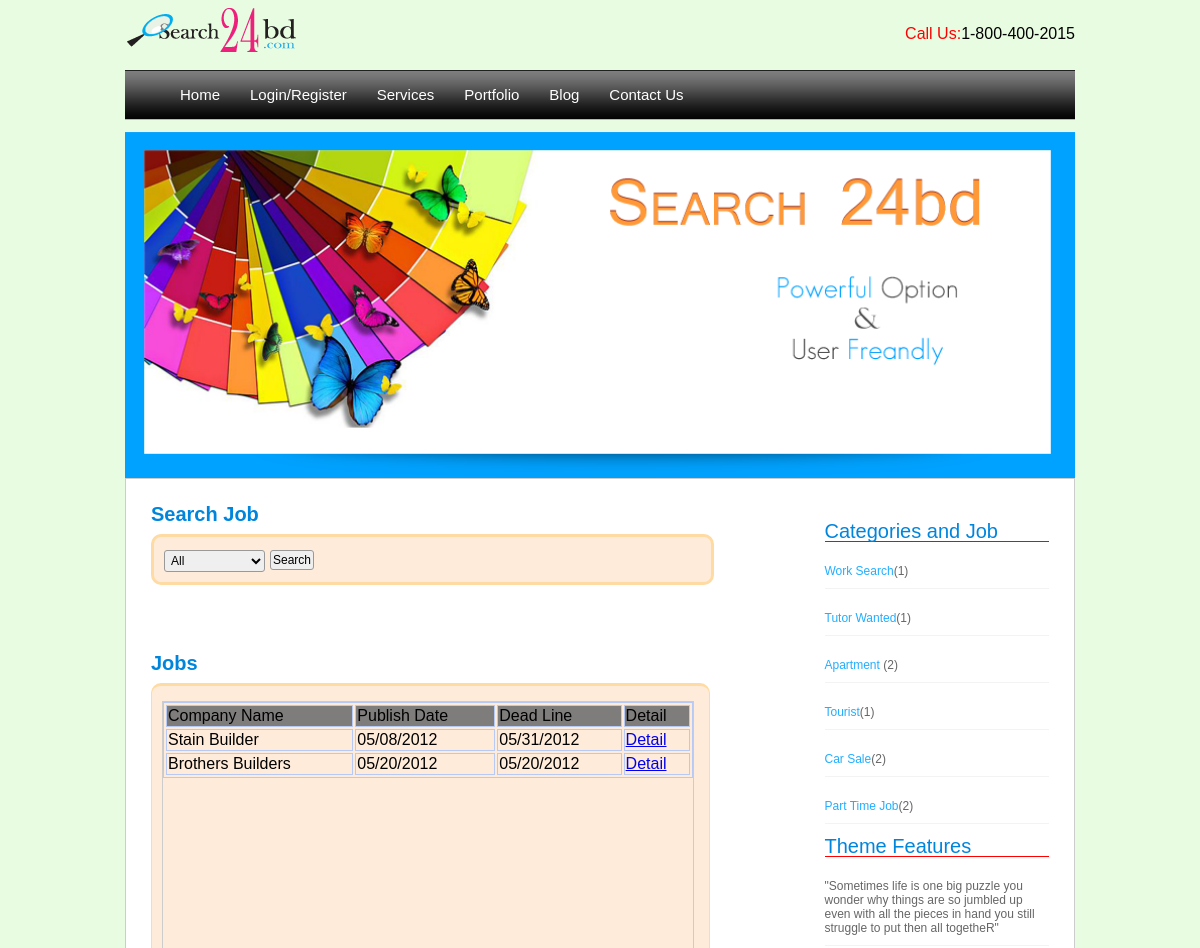
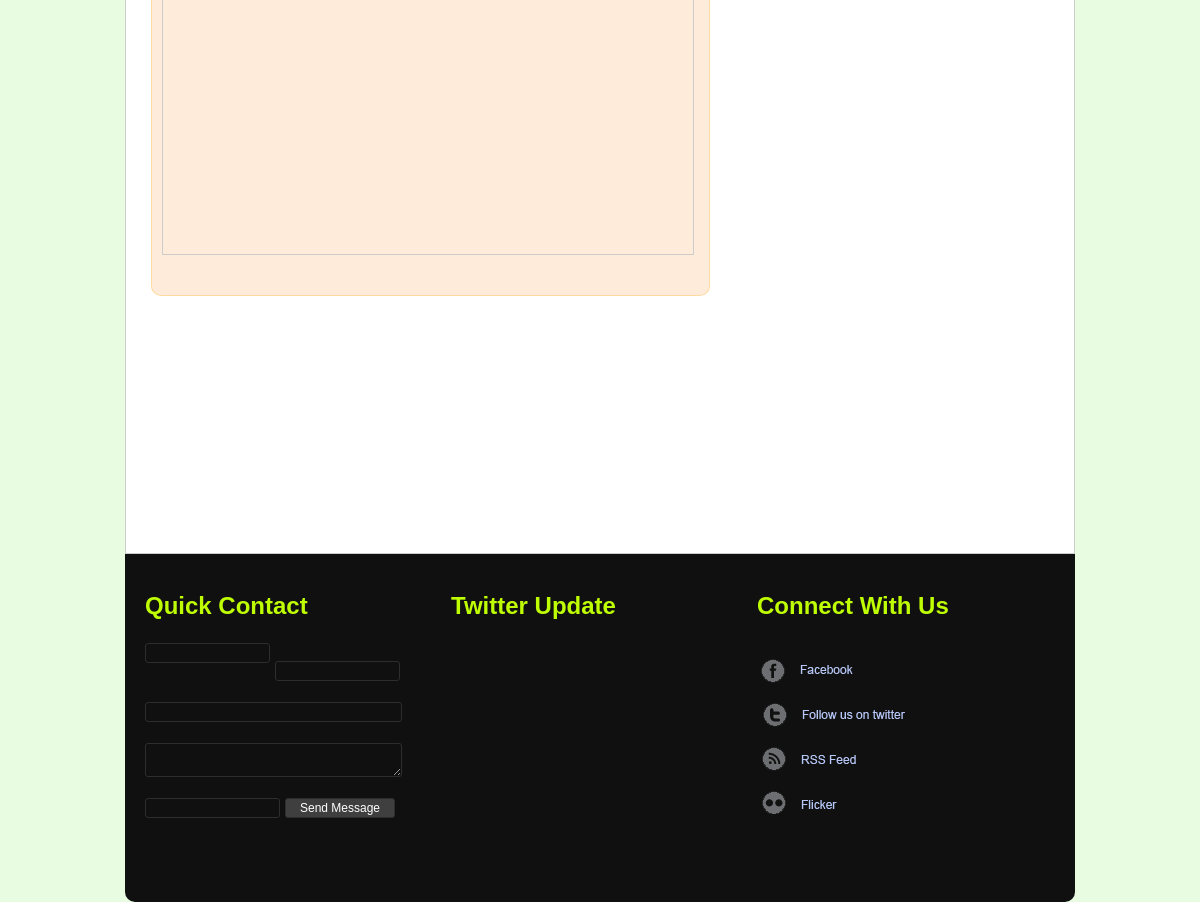
Screenshot of /home/category_navigation_link/3 with the database file from the repository (2 pictures, top to bottom).
### tables this page shows
CREATE TABLE IF NOT EXISTS `advertise` (
  `add_id` int(11) NOT NULL AUTO_INCREMENT,
  `user_id` int(11) NOT NULL,
  `cat_id` int(11) NOT NULL,
  `company_name` varchar(100) NOT NULL,
  `description` text NOT NULL,
  `publish_date` varchar(20) NOT NULL,
  `dead_line` varchar(20) NOT NULL,
  `url` varchar(50) NOT NULL,
  `status` int(11) NOT NULL DEFAULT '1',
  `image` varchar(50) NOT NULL,
  PRIMARY KEY (`add_id`)
);

### application/controllers/home.php (called while the page is built, shortened)
<?php
class home extends Controller {
    function home() {
        $this->load->model('home_model');
        $this->load->model('mod_login');
    }
    function category_navigation_link($id='') {
        $data['base'] = $this->config->item('base_url');
        $total = $this->home_model->message_count($id);
        $per_pg = 2;
        $offset = $this->uri->segment(4);
        $this->load->library('pagination');
        $config['base_url'] = $data['base'] . '/index.php/home/category_navigation_link/' . $id;
        $config['total_rows'] = $total;
        $config['per_page'] = $per_pg;
        $config['full_tag_open'] = '<div id="pagination">';
        $config['full_tag_close'] = '</div>';
        $this->pagination->initialize($config);
        $data['pagination'] = $this->pagination->create_links();
        $data['nav'] = $this->home_model->publish_navi();
        $data['option'] = $this->home_model->get_category_option();
        $data['qu'] = $this->home_model->get_all($per_pg, $offset, $id);
        $data['dir'] = 'home';
        $data['page'] = 'category_navigation';
        $data['action'] = '';
        $this->load->view('main', $data);
    }
}

### system/codeigniter/CodeIgniter.php (called while the page is built, shortened)
<?php  if ( ! defined('BASEPATH')) exit('No direct script access allowed');
$EXT =& load_class('Hooks');
$EXT->_call_hook('pre_system');
$URI =& load_class('URI');
$RTR =& load_class('Router');
$method = $RTR->fetch_method();
$EXT->_call_hook('pre_controller');
$CI = new $class();
if ($RTR->scaffolding_request === TRUE)
{
	if ($EXT->_call_hook('scaffolding_override') === FALSE)
	{
		$CI->_ci_scaffolding();
	}
}
else
{
	if (method_exists($CI, '_remap'))
	{
		$CI->_remap($method);
	}
	else
	{
		call_user_func_array(array(&$CI, $method), array_slice($URI->rsegments, 2));
	}
}

### index.php (called while the page is built, shortened)
<?php
require_once BASEPATH.'codeigniter/CodeIgniter'.EXT;

### system/codeigniter/Base5.php (called while the page is built)
<?php  if ( ! defined('BASEPATH')) exit('No direct script access allowed');
class CI_Base {
	private static $instance;
	public function CI_Base()
	{
		self::$instance =& $this;
	}
	public static function &get_instance()
	{
		return self::$instance;
	}
}
function &get_instance()
{
	return CI_Base::get_instance();
}

### application/models/home_model.php (the view, shortened to what this page needs)
<?php
class home_model extends Model {
    function publish_navi() {
        $sql = "SELECT count( advertise.add_id ) AS Number, category.cat_name,advertise.cat_id FROM advertise, category
                WHERE category.cat_id = advertise.cat_id AND advertise.status = 1 GROUP BY advertise.cat_id";
        $query = $this->db->query($sql);
        $result = $query->result_array();
        return $result;
    }
    public function get_all($per_pg, $offset, $id) {
        $this->db->order_by('add_id', 'desc');
        $query = $this->db->get_where('advertise', array('cat_id' => $id));
        return $query->result_array();
    }
}
?>

### application/models/home_model.php (the view, shortened to what this page needs)
<?php
class home_model extends Model {
    function publish_navi() {
        $sql = "SELECT count( advertise.add_id ) AS Number, category.cat_name,advertise.cat_id FROM advertise, category
                WHERE category.cat_id = advertise.cat_id AND advertise.status = 1 GROUP BY advertise.cat_id";
        $query = $this->db->query($sql);
        $result = $query->result_array();
        return $result;
    }
    public function get_all($per_pg, $offset, $id) {
        $this->db->order_by('add_id', 'desc');
        $query = $this->db->get_where('advertise', array('cat_id' => $id));
        return $query->result_array();
    }
}
?>

### application/views/home/category_navigation.php (shortened to what this page needs)
<div id="content">
    <div class="formarea">
        <form id="valid_user_login" method="POST" action="<?= site_url() ?>home/search_category/" >
            <h2>Search Job</h2>
            <div class="subfieldsset1">
                <div>
                    <select id="country" name="category">
                        <option value="all">All</option>
                    </select>
                    <input value="Search" name="submit_search" type="submit"/>
                </div><br>
            </div>
            <br>
        </form>
        <br><br><br>
        <div id="2-column">
            <div id="right_col">
                <h2>Categories and Job</h2>
                <?php
                   for($i = 0;$i < count($nav);$i++)
                   {
                ?>
                <p><a href="<?=site_url().'home/category_navigation_link/'.$nav[$i]['cat_id'];?>"><?=$nav[$i]['cat_name'];?></a>(<?=$nav[$i]['Number'];?>)</p>
                <?php
                   }
                ?>
                <h2>Theme Features</h2>
                <span>
                    <p>"Sometimes life is one big puzzle you wonder why things are so jumbled up
                    even with all the pieces in hand you still struggle to put then all togetheR"</p>
                </span>
            </div>
                        <h2>Jobs</h2>
                        <div class="subfieldsset3">
                            <div style="height: 500px; width: 530px; overflow-x: hidden; overflow-y: scroll; border: 1px solid #ccc; margin-top: 5px;">
                                <table style="border: 1px solid #B7CAF6;" width="100%">
                                    <tr  style="background-color: #7F7C7C">
                                        <td style="border: 1px solid #B7CAF6;">Company Name</td>
                                        <td style="border: 1px solid #B7CAF6;">Publish Date</td>
                                        <td style="border: 1px solid #B7CAF6;">Dead Line</td>
                                        <td style="border: 1px solid #B7CAF6;">Detail</td>
                                    </tr>
                                <?php
                                  for($i=0;$i<count($qu);$i++)
                                  {
                                ?>
                                    <tr>
                                        <td style="border: 1px solid #B7CAF6;"><?=$qu[$i]['company_name'];?></td>
                                        <td style="border: 1px solid #B7CAF6;"><?=$qu[$i]['publish_date'];?></td>
                                        <td style="border: 1px solid #B7CAF6;"><?=$qu[$i]['dead_line'];?></td>
                                        <td style="border: 1px solid #B7CAF6;">
                                            <a href="<?=site_url().'home/job_detail/'.$qu[$i]['add_id'];?>">Detail</a>
                                        </td>
                                    </tr>
                                <?}?>
                                </table>
                            </div>
                        </div>
            <br>
        </div>
    </div>
</div>

### styles/style1.css (style rules this page uses)
#content { height:1000px;border:0px solid red; }
#right_col { float:right; width:25%; margin-top: -132px; }
#right_col h2 { font-weight:normal; border-bottom:1px solid red; }
#right_col p { border-bottom:1px solid #F3F3F3; }
#right_col p a { text-decoration:none; color:#22AEFF; }
.formarea .subfieldsset3 { -moz-border-radius:10px; -webkit-border-radius:10px; border-top-width:3px; border-right-width:1px; border-bottom-width:1px; border-left-width:1px; border-top-style:solid; border-right-style:solid; border-bottom-style:solid; border-left-style:solid; border-top-color:#FFDBA4; border-right-color:#FFDBA4; border-bottom-color:#FFDBA4; border-left-color:#FFDBA4; background-color:#FFEBD9; padding:10px; width: 537px; height: 537px; }
.formarea { background-color: #FFFFFF; border: 1px solid #CCCCCC; border-radious: -22px 10px 10px 10px; float: left; font-size: 12px; margin: -22px auto; padding: 25px; position: relative; width: 898px; height: 972px; -moz-border-radius:-22px; -webkit-border-radius:-22px; }
body { margin-left:0px;margin-top:0px;margin-right:0px;margin-bottom:0px;background-color:#E8FCE2; }
body,td,th { font-family:Arial,Helvetica,sans-serif; }
.formarea h2 { line-height:100%;color:#0085DD;margin:0px 0px 10px 0px;font-size:20px; }
.formarea p { padding:10px 0px;color:#666666 }
.formarea .subfieldsset1 { -moz-border-radius:10px; -webkit-border-radius:10px; border-top-style:solid; border-right-style:solid; border-bottom-style:solid; border-left-style:solid; border-top-color:#FFDBA4; border-right-color:#FFDBA4; border-bottom-color:#FFDBA4; border-left-color:#FFDBA4; background-color:#FFEBD9; padding:10px; width: 537px; }
input,select,textarea { float:left;font-family:Arial,Helvetica,sans-serif;font-size:12px;padding:2px; border:1px solid #999999;-moz-border-radius:3px;-webkit-border-radius:3px;margin:3px 5px 0px 0px; }

### rows the page displays
advertise: company_name "Stain Builder", publish_date "05/08/2012", dead_line "05/31/2012"
advertise: company_name "Brothers Builders", publish_date "05/20/2012", dead_line "05/20/2012"

### other values shown
$nav[$i]['cat_name'] "Work Search"
$nav[$i]['Number'] "1"
$nav[$i]['cat_name'] "Tutor Wanted"
$nav[$i]['cat_name'] "Apartment"
$nav[$i]['Number'] "2"
$nav[$i]['cat_name'] "Tourist"
$nav[$i]['cat_name'] "Car Sale"
$nav[$i]['cat_name'] "Part Time Job"
